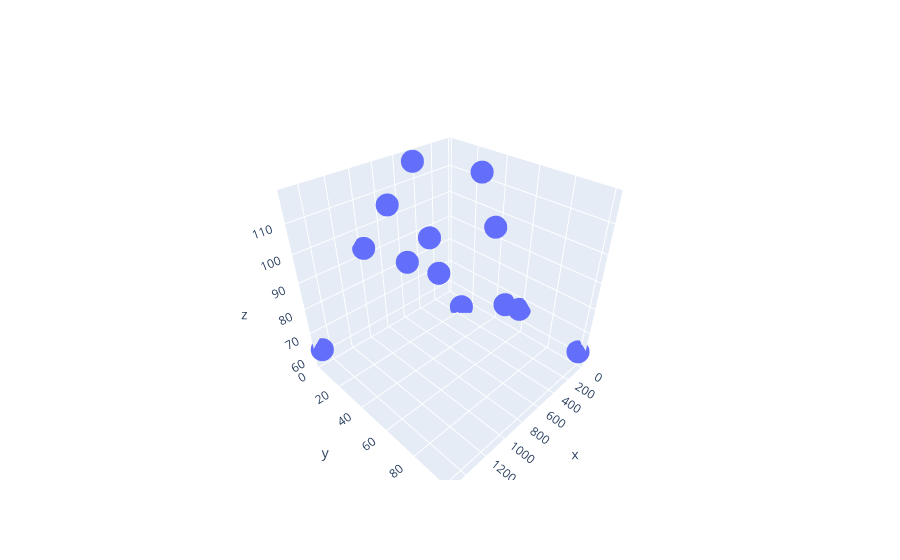

Notebook source saved alongside this figure:
### Code cell
fig = go.Figure(data=[go.Scatter3d(x= arr_n, y = arr_k, z = synchr_time, mode='markers')])
fig.show()

### Figure 1 — Plotly figure (JSON) as saved in the notebook; plotly's stock layout.template omitted (floating-point values rounded to 4 significant figures)
{"data": [{"mode": "markers", "type": "scatter3d", "x": [1500, 1000, 750, 600, 500, 375, 300, 150, 100, 75, 60, 50, 30], "y": [2, 3, 4, 5, 6, 8, 10, 20, 30, 40, 50, 60, 100], "z": [63, 94, 106, 82, 118, 89, 73, 57, 114, 96, 66, 67, 62]}], "layout": {}}
